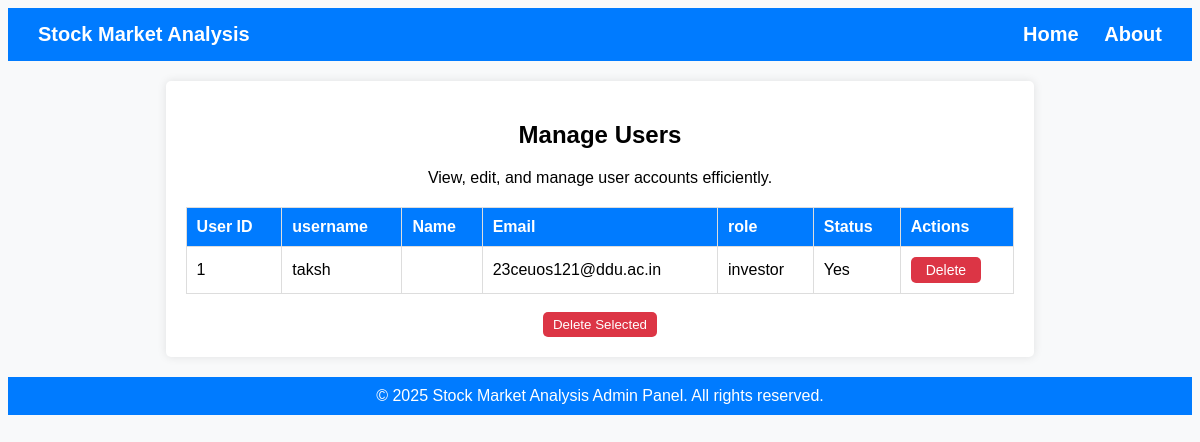
Before: /manage_user/ with the older database file.
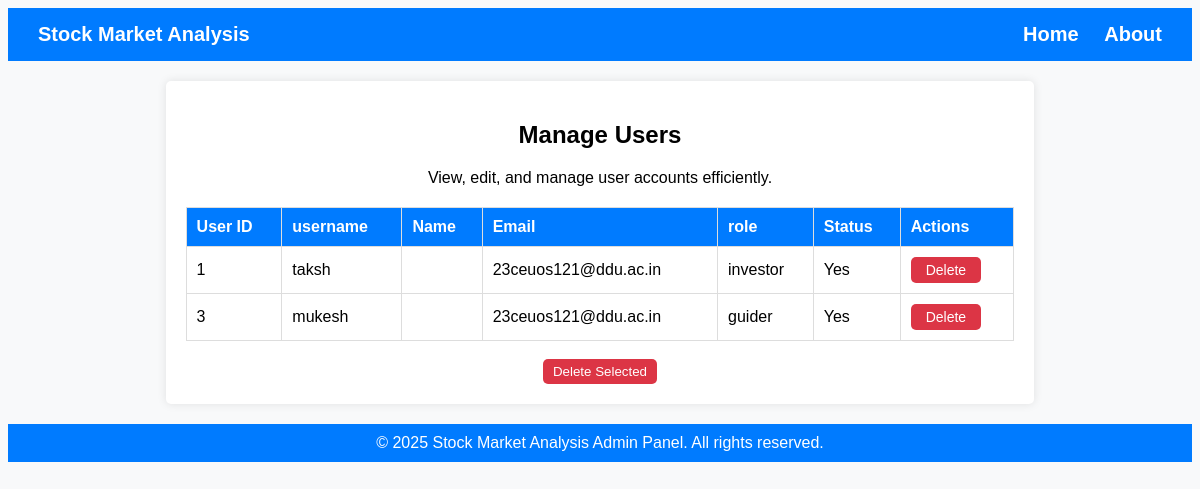
After: the same page with the newer database file.
### stockmarketanalysis/models.py (models this page shows)
class CustomUser(AbstractUser):
    ROLE_CHOICES = [
        ('investor', 'Investor'),
        ('guider', 'Guider'),
        ('manager','manager')
    ]
    role = models.CharField(max_length=10, choices=ROLE_CHOICES, default="investor")
    feedback=models.CharField(max_length=100,null=True,blank=True)

### stockmarketanalysis/views.py (the view)
# urls.py: path('manage_user/', views.manage_user, name='manage_user'),
def manage_user(request):
    if request.method=="GET":
        user_data = CustomUser.objects.filter(Q(role="investor") | Q(role="guider"))
        return render(request, 'manage_user.html',{"user_data":user_data})
    else:
        selected_users=request.POST.getlist('del')
        if len(selected_users) == 0:
            return redirect("manager_dashboard")
        CustomUser.objects.filter(id__in=selected_users).delete()
        return render(request,"manager_dashboard.html")

### templates/manage_user.html (shortened to what this page needs)
<!DOCTYPE html>
<html lang="en">
<head>
</head>
<body>
    <div class="header">
        <span>Stock Market Analysis</span>
        <div>
            <a href="#">Home</a>
            <a href="#">About</a>
        </div>
    </div>
    <div class="container">
        <h2>Manage Users</h2>
        <p>View, edit, and manage user accounts efficiently.</p>
        <form action="" method="post">
            <table>
                <tr>
                    <th>User ID</th>
                    <th>username</th>
                    <th>Name</th>
                    <th>Email</th>
                    <th>role</th>
                    <th>Status</th>
                    <th>Actions</th>
                </tr>
                {% for data in user_data %}
                <tr>
                    <td>{{ data.id }}</td>
                    <td>{{data.username}}</td>
                    <td>{{ data.first_name }} {{data.last_name}}</td>
                    <td>{{ data.email }}</td>
                    <td>{{data.role}}</td>
                    {% if data.is_active %}
                    <td>Yes</td>
                    {% else %}
                    <td>No</td>
                    {% endif %}
                    <td>
                        <label for="del{{ data.id }}" class="checkbox-label">Delete</label>
                    </td>
                </tr>
                {% endfor %}
            </table>
            <br>
            <button type="submit" class="button delete-btn">Delete Selected</button>
        </form>
    </div>
    <div class="footer">&copy; 2025 Stock Market Analysis Admin Panel. All rights reserved.</div>
</body>
</html>

Changed rows visible on the page:
added CustomUser: id "3", username "mukesh", email "23ceuos121@ddu.ac.in", role "guider", is_active "Yes"
